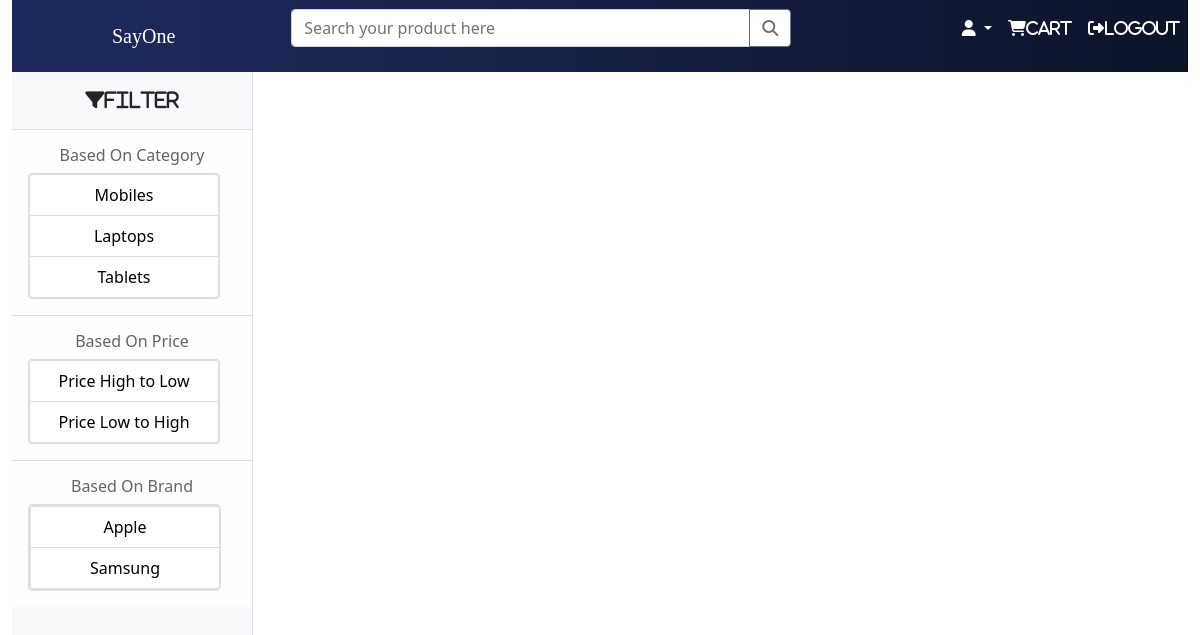
Before: /customer/base with the older database file.
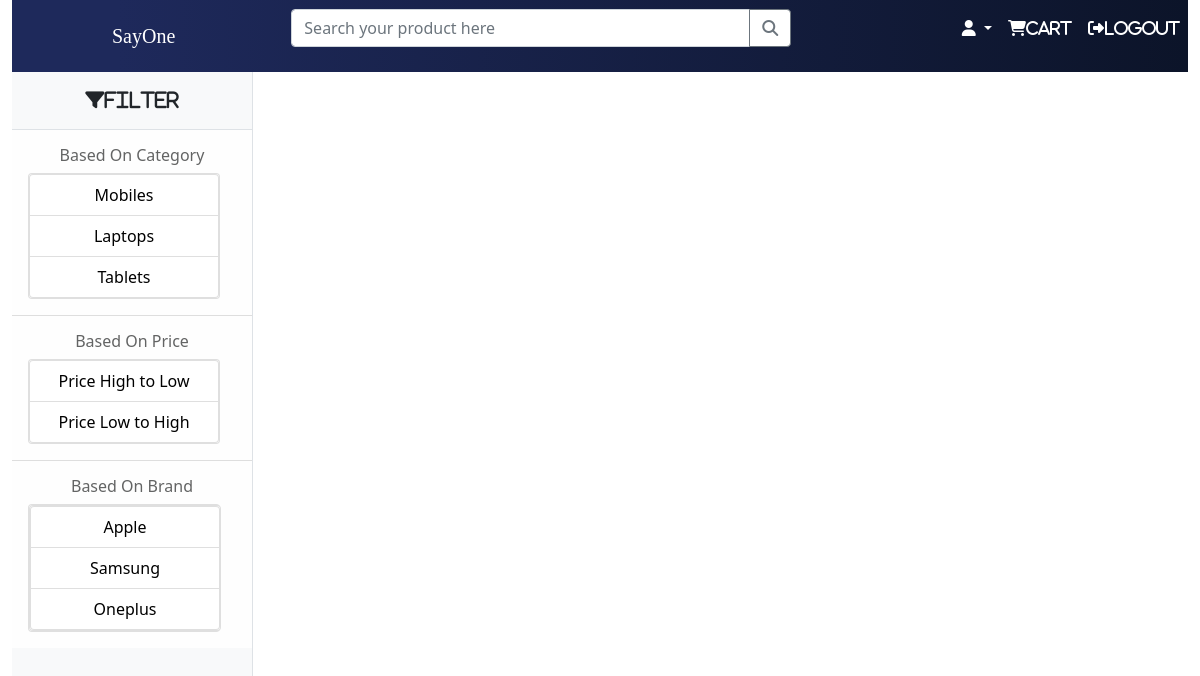
After: the same page with the newer database file.
### seller/models.py (models this page shows)
class Brand(models.Model):
    brand_name = models.CharField(max_length=100)
    def __str__(self):
        return self.brand_name

### customer/views.py (the view)
# urls.py: path('base',views.BasePage.as_view(),name='basepage'),
class BasePage(TemplateView):
    template_name = 'cust_base.html'
    context = {}
    def get(self, request, *args, **kwargs):
        brands = Brand.objects.all()
        print(brands)
        self.context['brands'] = brands
        return render(request, self.template_name, self.context)

### customer/templates/cust_base.html (shortened to what the changed rows need)
<!DOCTYPE html>
{%load static%}
<html lang="en">
<head>
    <link href="{%static 'css/styles.css'%}" rel="stylesheet"/>
    <link href="https://cdn.jsdelivr.net/npm/bootstrap@5.0.2/dist/css/bootstrap.min.css" rel="stylesheet"
>
</head>
<body>
<div class="container-fluid">
    <div class="row">
        <div class="d-flex" id="wrapper">
            <div class="border-end bg-light" id="sidebar-wrapper" style="text-align:center;">
                <div class="list-group list-group-flush">
                    <ul class="list-group list-group-flush">
                        <li class="list-group-item list-group-item-action list-group-item-light p-3">
                            <div class="card" style="width: 12rem;">
                                <div class="card" style="width: 12rem;">
                                    {%for brand in brands %}
                                    <a class="list-group-item" href="{%url 'brandfilter' brand.id %}"
                                       style="color:black;">{{brand.brand_name}}</a>
                                    {%endfor%}
                                </div>
                            </div>
                        </li>
                    </ul>
                </div>
            </div>
        </div>
    </div>
</div>
</body>
</html>

Changed rows visible on the page:
added Brand: brand_name "Oneplus"
